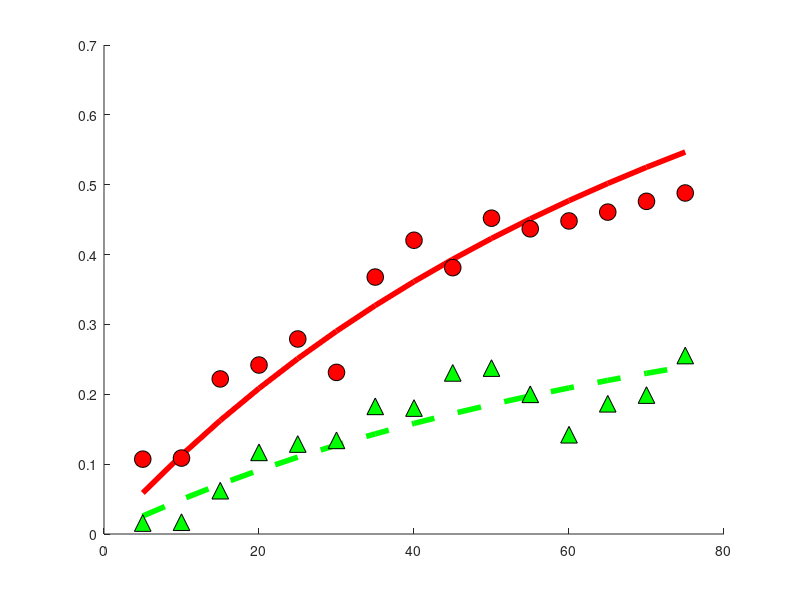

The MATLAB source for this figure: (Note: this script raises an error after producing the figure.)
% Functions and figures for the model fitting 
% based on the analytical model developed for epigenomeIntegrity project, 
% the functions are here plotted using parameters fitted from the
% experimental data

close all 
% plot properties 

fontSize   = 32;
markerSize = 12;
lineWidth  = 4;

% Experimental measurements 
% uvc dose (the point u=100 is excluded for now due to irregular
% measurement)
uData = [ 5	10	15	20	25	30	35	40	45	50	55	60	65	70	75];%	100];
% histone loss data
hData = [ 10.7143   10.8680   22.1973   24.1895   27.9165   23.1343   36.7809 ...
    42.0486   38.1288   45.2075   43.6863   44.8139   46.0792   47.6219   48.8158]./100;% 39.5242]./100;
% DNa loss data
dData   =[ 1.5704212005	1.689934217	6.2022046651	11.6868181521	12.8785877917...
    13.4063551786	18.2744867455	18.0307962375	23.0606990052	23.7519692784...
    19.9985465308	14.2129016791	18.6451205628	19.8890159764	25.5485722258]./100;%	23.34475654]./100;
      
% Analytical solutions of the model for histones and DNA loss vs UV dose
h  = @(a1,a2,u) 1-exp(-a1*u)./(1+a2.*(1-exp(-a1*u)));
d  = @(a1,a2,u) a2.*(1-exp(-a1.*u))./(1+a2.*(1-exp(-a1.*u)));
R = @(a1,a2,u) 1+a2.*(1-exp(-a1.*u));
% parameter values
c1 = 0.0069;% 0.0070;
c2 = 0.78;

%____ plot histone loss, h
fig1 = figure('Name','histone and DNA fit');
ax1  = axes('Parent',fig1,'NextPlot','Add');
line('Xdata',uData,'YData',h(c1,c2,uData),'Color','r','LineWidth',lineWidth,...
    'Parent',ax1,'DisplayName','histone loss, model');
line('XData',uData,'YData',hData,'Marker','o','MarkerSize',markerSize,'MarkerFaceColor','r','MarkerEdgeColor','k',...
    'LineStyle','none','Parent',ax1,'DisplayName','histone loss, exp. data'), 

%____ plot DNA loss, d
line('XData',uData,'YData',d(c1,c2,uData),'Color','g','LineWidth',lineWidth,...
    'DisplayName','DNA loss fraction, model','Parent',ax1,'LineStyle','--');
line('XData',uData,'YData',dData,'Marker','^','Color','g','MarkerSize',markerSize,'MarkerFaceColor','g',...
    'MarkerEdgeColor','k','LineStyle','none',...
    'Parent',ax1,'DisplayName','DNA loss fraction, exp. data'), 

legend(get(ax1,'Children'),'Location','NW')
title(' Model fit to experimental data','Parent',ax1,'FontSize',fontSize), 
xlabel('U.V dose','Parent',ax1,'FontSize',fontSize)
ylabel('Loss fraction','Parent',ax1,'FontSize',fontSize)
set(ax1,'FontSize',fontSize)

%_____ plot sliding fraction, h-d
fig2 = figure;
ax2  = axes('Parent',fig2);
line('XData',uData,'YData',(hData-dData),'Marker','o','Color','k','MarkerFaceColor','c',...
    'Parent',ax2,'DisplayName','histone sliding loss, exp.data','MarkerSize',markerSize,'LineStyle','none');
line('XData',uData,'YData',h(c1,c2,uData)-d(c1,c2,uData),'LineWidth',lineWidth,'Parent',ax2,...
    'DisplayName','histone sliding loss, model','Color','k')
xlabel('U.V dose','Parent',ax2,'FontSize',fontSize);
ylabel('h(U)-d(U)','Parent',ax2,'FontSize',fontSize);
title('Fraction of histones lost by sliding','Parent',ax2,'FontSize',fontSize);
legend(get(ax2,'Children'),'Location','NW')
set(ax2,'FontSize',fontSize,'LineWidth',lineWidth)


%_____ fraction of sliding out of the damage region (h-d)/(1-d)
fig3 = figure; 
ax3  = axes('Parent',fig3,'NextPlot','add');
line('XData',uData,'Ydata',(hData-dData)./(1-dData),'Marker','o','Color','k','MarkerFaceColor','c',...
    'Parent',ax3,'DisplayName','histone sliding out of DR, exp. data','MarkerSize',markerSize,...
    'LineStyle','none');
line('XData',uData,'YData',(h(c1,c2,uData)-d(c1,c2,uData))./(1-d(c1,c2,uData)),'Parent',ax3,...
    'LineWidth',lineWidth,'DisplayName','histone sliding out of DR, model')
% add linear fit for comparison
linearFitModel = fittype('a*x');
[fitValues, fitScore] = fit(uData',((hData-dData)./(1-dData))',linearFitModel,'Robust','LAR','StartPoint',1);
line('XData',uData,'YData',fitValues(uData),'Parent',ax3,'DisplayName','linear fit','Color','r',...
    'LineStyle','--','LineWidth',lineWidth)
title('Fraction of histone sliding out of the DR','Parent',ax3,'FontSize',fontSize)
xlabel('U.V dose','Parent',ax3,'FontSize',fontSize);
ylabel('(h(u)-d(u))/(1-d(u)', 'FontSize', fontSize);
legend(get(ax3,'Children'),'Location','NW')
set(ax3,'FontSize',fontSize,'LineWidth',lineWidth)

%____ relative sliding contribution (h-d)/h
fig4 = figure; 
ax4  = axes('Parent',fig4,'NextPlot','add','FontSize',fontSize);
line('XData',uData,'Ydata',(hData-dData)./(hData),'Marker','o','Color','k','MarkerFaceColor','c',...
    'Parent',ax4,'DisplayName','relative histone sliding contribution, exp. data','MarkerSize',markerSize,...
    'LineStyle','none');
line('XData',uData,'YData',(h(c1,c2,uData)-d(c1,c2,uData))./(h(c1,c2,uData)),'Parent',ax4,...
    'LineWidth',lineWidth,'DisplayName','relative histone sliding contribution, model')
xlabel('U.V dose','Parent',ax4,'FontSize',fontSize);
ylabel('(h(U)-d(U))/h(U)','FontSize',fontSize,'Parent',ax4)
legend(get(ax4,'Children'),'Location','NW');
title('Contibition of sliding to the total histone loss','Parent',ax4,'FontSize',fontSize)
set(ax4,'FontSize',fontSize,'LineWidth',lineWidth)

%___ Expansion factor 
fig5 = figure;
ax5  = axes('Parent',fig5,'NextPlot','add','FontSize',fontSize,'LineWidth',lineWidth);
line('XData',uData,'YData',R(c1,c2,uData),'Parent',ax5)
xlabel('U.V dose','Parent',ax5,'FontSize',fontSize)
ylabel('\alpha(U)','Parent',ax5,'FontSize',fontSize);
set(ax5,'FontSize',fontSize,'LineWidth',lineWidth)

%___histone loss in time 
fig6  = figure;
kappa = linspace(0,1,100); 
ax6  = axes('Parent',fig6,'NextPlot','add','FontSize',fontSize,'LineWidth',lineWidth);
for uIdx = 1:numel(uData)
 line('XData',kappa,'YData',h(c1,c2,kappa.*uData(uIdx)),'Parent',ax6,'displayName',['histone loss U=' num2str(uData(uIdx))],'Color','r')
 line('XData',kappa,'YData',d(c1,c2,kappa.*uData(uIdx)),'Parent',ax6,'displayName',['DNA loss U=' num2str(uData(uIdx))],'Color','b')
end
xlabel('time','Parent',ax6,'FontSize',fontSize)
ylabel('h(t;U)','Parent',ax6,'FontSize',fontSize);
title('histone and DNA loss in time','Parent', ax6,'FontSize',fontSize);
% legend(get(ax6,'Children'))
set(ax6,'LineWidth',lineWidth)

%___calculate the time for which there is gamma percent loss
gamma            = 0.55; % the constant value in (h-d)/h
uValues          = linspace(0,uData(end),100);
expansionSliding = zeros(1,numel(uValues));
expansionOpening = zeros(1,numel(uValues));
tStar            = zeros(1,numel(uValues)); %the fraction of ts for which there is gamma loss of histones

for uIdx = 1:numel(uValues)
%     gamma = (hData(uIdx)-dData(uIdx))./hData(uIdx);
    % the fraction of the time for saturation for which we have gamma loss
    % of histones
ts          = uValues(uIdx);% when the fraction equals 1. (at saturation)
tStar(uIdx) = -(1./(c1*ts)).*log(((c2+1).*(1-gamma*h(c1,c2,ts)))./(1+c2*(1-gamma*h(c1,c2,ts))));

% plug this time into the equation for the expansion factor
% and calculate the fraction of the expansion attributed to sliding: (R(tStar,U)-R_0)/R(t_s,U)
expansionSliding(uIdx) = (R(c1,c2,tStar(uIdx).*ts)-1)./(R(c1,c2,ts)-1);
% relative contribution of chromatin opening to the expansion 
expansionOpening(uIdx) =  (R(c1,c2,ts)-R(c1,c2,tStar(uIdx).*ts))./(R(c1,c2,ts)-1);
end


%___ Expansion attributed to sliding/ opening 
fig7 = figure('Units','norm');
ax7  = axes('Parent',fig7,'NextPlot','Add');
% line('XData',uData,'YData',S,'LineWidth',lineWidth,'LineStyle','--')
bar(uValues, [expansionSliding;expansionOpening]','stacked','BarWidth',2,'LineStyle','none','Parent',ax7);   
plot(ax7,uValues,expansionSliding,'k','LineWidth',lineWidth)
set(ax7,'YLim',[0 1],'XLim',[0,uData(end)])
xlabel('U.V dose','Parent',ax7,'FontSize',fontSize);
ylabel('fraction of DR expansion','Parent', ax7,'FontSize',fontSize)
title('Relative expansion attibuted to sliding and chromatin opening','Parent',ax7,'FontSize',fontSize);
annotation(fig7,'textbox',...
    [0.38 0.6 0.2 0.1],...
    'String',{'Chromatin opening'},...
    'FitBoxToText','on','LineStyle','none','Color','k','FontSize',fontSize);
annotation(fig7,'textbox',...
    [0.38 0.25 0.2 0.1],...
    'String',{'Histone sliding'},...
    'FitBoxToText','on','LineStyle','none','Color','w','FontSize',fontSize);
set(ax7,'FontSize',fontSize,'LineWidth',lineWidth)
% add a patch 

figure, hold on,
uValues1 = linspace(5,100,10);
for uIdx = 1:numel(uValues1)
    tStar1 = -(1./(c1*uValues1(uIdx))).*log(((c2+1).*(1-gamma*h(c1,c2,uValues1(uIdx))))./(1+c2*(1-gamma*h(c1,c2,uValues1(uIdx)))));
    t= linspace(0,tStar1,30);
   plot(t,R(c1,c2,t.*uValues1(uIdx))./R(c1,c2,uValues1(uIdx)))
end

%___Calculate SSEs for fittings 
sseHistone   = sum((h(c1,c2,uData(1:end-1))-hData(1:end-1)).^2);
sseDNA       = sum((d(c1,c2,uData)-dData).^2);
sseHminusD   = sum((h(c1,c2,uData)-d(c1,c2,uData)-(hData-dData)).^2);
sseLinearFit = fitScore.sse;
sseRelativeH = sum(((h(c1,c2,uData)-d(c1,c2,uData))./h(c1,c2,uData)-(hData-dData)./hData).^2);


